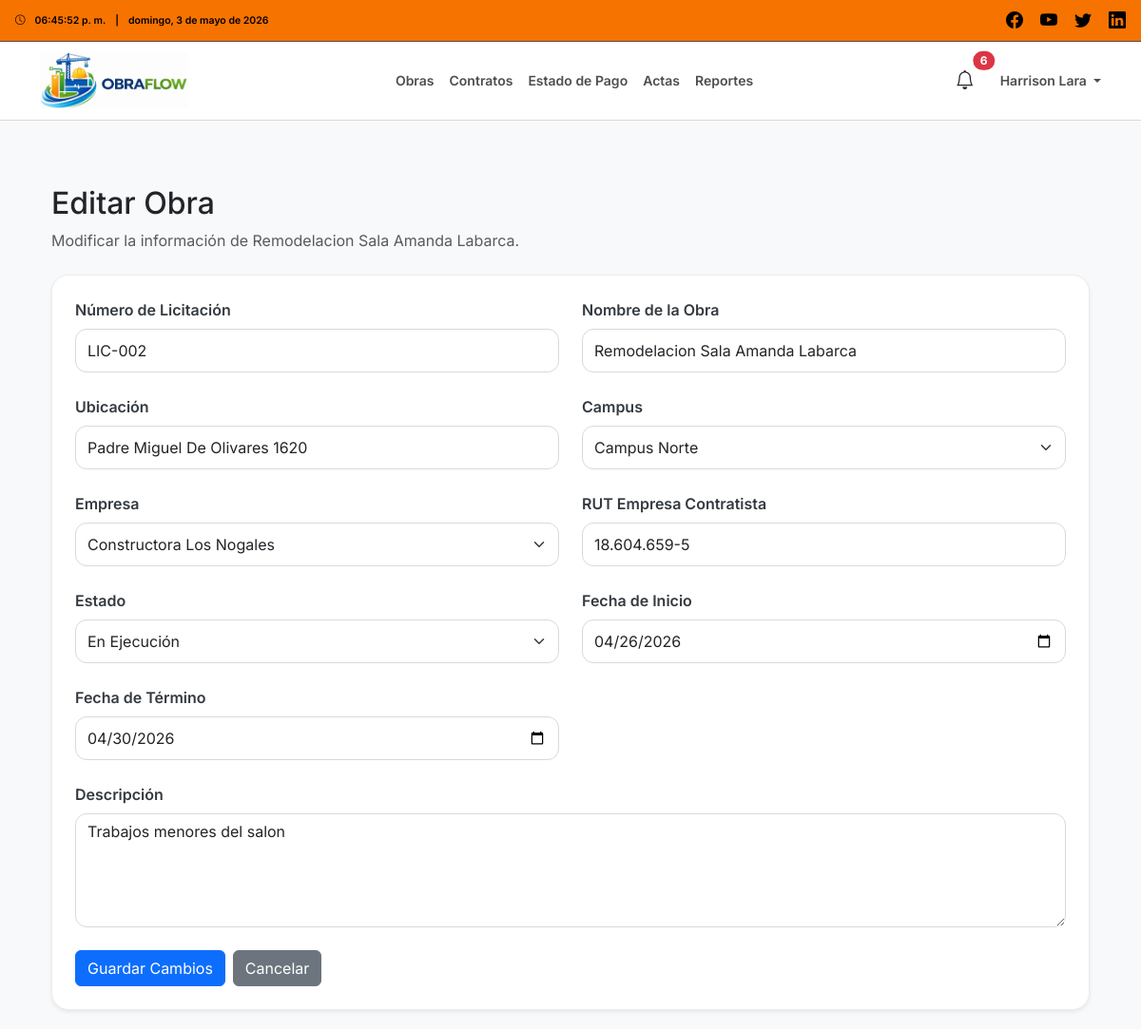
/obras/2/editar/ (signed in), run on the app's committed database.
### users/models.py (models this page shows, shortened)
class User(AbstractUser):
    class Roles(models.TextChoices):
        ADMIN = 'ADMIN', 'Administrador'
        INSPECTOR = 'INSPECTOR', 'Inspector'
        CONTRATISTA = 'CONTRATISTA', 'Empresa Contratista'
    role = models.CharField(
        max_length=20,
        choices=Roles.choices,
        default=Roles.CONTRATISTA
    )

### obras/models.py (models this page shows, shortened)
class Obra(models.Model):
    rut_validator = RegexValidator(
        regex=r'^\d{1,2}\.\d{3}\.\d{3}-[\dkK]$',
        message='El RUT debe tener el formato xx.xxx.xxx-x'
    )
    codigo = models.CharField(max_length=50, unique=True)
    nombre = models.CharField(max_length=200)
    descripcion = models.TextField(blank=True, null=True)
    ubicacion = models.CharField(max_length=255)
    CAMPUS_CHOICES = [
        ('CAMPUS_1', 'Campus Central'),
        ('CAMPUS_2', 'Campus Norte'),
        ('CAMPUS_3', 'Campus Sur'),
        ('CAMPUS_4', 'Campus Poniente'),
    ]
    campus = models.CharField(max_length=20, choices=CAMPUS_CHOICES)
    inspector = models.ForeignKey(
        settings.AUTH_USER_MODEL,
        on_delete=models.CASCADE,
        related_name='obras_como_inspector'
    )
    empresa = models.ForeignKey(
        settings.AUTH_USER_MODEL,
        on_delete=models.CASCADE,
        related_name='obras_como_empresa'
    )
    rut_empresa = models.CharField(
        max_length=12,
        validators=[rut_validator],
        blank=True,
        null=True
    )
    fecha_inicio = models.DateField()
    fecha_termino = models.DateField(blank=True, null=True)
    fecha_creacion = models.DateTimeField(auto_now_add=True)
    ESTADO_CHOICES = [
        ('PLANIFICACION', 'Planificación'),
        ('EN_PROCESO', 'En Ejecución'),
        ('FINALIZADA', 'Finalizada'),
    ]
    estado = models.CharField(
        max_length=20,
        choices=ESTADO_CHOICES,
        default='PLANIFICACION'
    )
    class Meta:
        verbose_name = 'Obra'
        verbose_name_plural = 'Obras'
        ordering = ['-fecha_creacion']

### core/views.py (the view)
# urls.py: path('obras/<int:obra_id>/editar/', obras_editar, name='obras_editar'),
@login_required(login_url='login')
def obras_editar(request, obra_id):
    if request.user.role != 'INSPECTOR':
        return HttpResponseForbidden('No tienes permiso para editar obras.')
    obra = get_object_or_404(Obra, id=obra_id, inspector=request.user)
    if request.method == 'POST':
        form = ObraForm(request.POST, instance=obra)
        if form.is_valid():
            form.save()
            messages.success(request, 'Obra actualizada correctamente.')
            return redirect('obras_detalle', obra_id=obra.id)
    else:
        form = ObraForm(instance=obra)
    return render(request, 'obras/editar.html', {'form': form, 'obra': obra})

### core/context_processors.py (called while the page is built)
def nombre_usuario(usuario):
    if not usuario:
        return ""
    nombre = f"{getattr(usuario, 'first_name', '')} {getattr(usuario, 'last_name', '')}".strip()
    if nombre:
        return nombre
    return getattr(usuario, 'username', '') or ""

### obras/forms.py (called while the page is built)
    def label_from_instance(self, obj):
        nombre_completo = f"{obj.first_name} {obj.last_name}".strip()
        if nombre_completo:
            return nombre_completo
        return obj.username

### trabajadores/models.py (called while the page is built)
    @property
    def documentos_completos(self):
        return hasattr(self, 'documentos') and all([
            self.documentos.carnet_identidad,
            self.documentos.certificado_antecedentes,
            self.documentos.contrato_trabajo,
        ])

### templates/obras/editar.html (shortened to what this page needs)
{% extends 'base.html' %}
{% load static %}
{% block content %}
<div class="container mt-4">
    <div class="mb-4">
        <h2>Editar Obra</h2>
        <p class="text-muted mb-0">Modificar la información de {{ obra.nombre }}.</p>
    </div>
    <div class="card shadow-sm obra-form-card">
        <div class="card-body p-4">
            <form method="POST"
                  class="form-confirmacion-modal"
                  data-modal-titulo="Guardar cambios"
                  data-modal-mensaje="¿Estás seguro de guardar los cambios realizados en esta obra?">
                <div class="row g-4">
                    <div class="col-md-6">
                        <label class="form-label obra-form-label" for="{{ form.codigo.id_for_label }}">Número de Licitación</label>
                        {{ form.codigo }}
                    </div>
                    <div class="col-md-6">
                        <label class="form-label obra-form-label" for="{{ form.nombre.id_for_label }}">Nombre de la Obra</label>
                        {{ form.nombre }}
                    </div>
                    <div class="col-md-6">
                        <label class="form-label obra-form-label" for="{{ form.ubicacion.id_for_label }}">Ubicación</label>
                        {{ form.ubicacion }}
                    </div>
                    <div class="col-md-6">
                        <label class="form-label obra-form-label" for="{{ form.campus.id_for_label }}">Campus</label>
                        {{ form.campus }}
                    </div>
                    <div class="col-md-6">
                        <label class="form-label obra-form-label" for="{{ form.empresa.id_for_label }}">Empresa</label>
                        {{ form.empresa }}
                    </div>
                    <div class="col-md-6">
                        <label class="form-label obra-form-label">RUT Empresa Contratista</label>
                        {{ form.rut_empresa }}
                    </div>
                    <div class="col-md-6">
                        <label class="form-label obra-form-label" for="{{ form.estado.id_for_label }}">Estado</label>
                        {{ form.estado }}
                    </div>
                    <div class="col-md-6">
                        <label class="form-label obra-form-label" for="{{ form.fecha_inicio.id_for_label }}">Fecha de Inicio</label>
                        {{ form.fecha_inicio }}
                    </div>
                    <div class="col-md-6">
                        <label class="form-label obra-form-label" for="{{ form.fecha_termino.id_for_label }}">Fecha de Término</label>
                        {{ form.fecha_termino }}
                    </div>
                    <div class="col-12">
                        <label class="form-label obra-form-label" for="{{ form.descripcion.id_for_label }}">Descripción</label>
                        {{ form.descripcion }}
                    </div>
                </div>
                <div class="mt-4 d-flex gap-2 flex-wrap">
                    <button type="submit" class="btn btn-primary">Guardar Cambios</button>
                    <a href="{% url 'obras_detalle' obra.id %}" class="btn btn-secondary">Cancelar</a>
                </div>
            </form>
        </div>
    </div>
</div>
{% endblock %}

### templates/partials/navbar_inspector.html (shortened to what this page needs)
{% load static %}
<div class="top-bar-inspector d-flex justify-content-between align-items-center px-3">
    <div class="hora-info d-flex align-items-center flex-nowrap small">
        <i class="bi bi-clock me-2"></i>
        <span id="topbarClockInspector" class="me-2">--:--:--</span>
        <span class="me-2">|</span>
        <span id="topbarDateInspector" class="text-truncate">--</span>
    </div>
    <div class="social-icons">
        <a href="#"><i class="bi bi-facebook"></i></a>
        <a href="#"><i class="bi bi-youtube"></i></a>
        <a href="#"><i class="bi bi-twitter"></i></a>
        <a href="#"><i class="bi bi-linkedin"></i></a>
    </div>
</div>
<nav class="navbar navbar-expand-lg navbar-light navbar-inspector">
    <div class="container">
        <a class="navbar-brand d-flex align-items-center" href="{% url 'dashboard_inspector' %}">
            <img src="{% static 'images/logo_navbar.jpeg' %}" alt="OBRAFLOW" class="logo">
        </a>
        <div class="collapse navbar-collapse" id="navbarNavInspector">
            <ul class="navbar-nav mx-auto">
                <li class="nav-item"><a class="nav-link" href="{% url 'obras' %}">Obras</a></li>
                <li class="nav-item"><a class="nav-link" href="{% url 'contratos' %}">Contratos</a></li>
                <li class="nav-item"><a class="nav-link" href="{% url 'edp' %}">Estado de Pago</a></li>
                <li class="nav-item"><a class="nav-link" href="{% url 'actas' %}">Actas</a></li>
                <li class="nav-item"><a class="nav-link" href="{% url 'reportes_index' %}">Reportes</a></li>
            </ul>
            <div class="nav-icons d-flex align-items-center gap-3">
                <button class="btn btn-link nav-alert-btn position-relative"
                        type="button"
                        data-bs-toggle="offcanvas"
                        data-bs-target="#offcanvasAlertasInspector">
                    <i class="bi bi-bell fs-5"></i>
                    {% if nav_total_alertas > 0 %}
                    <span class="position-absolute top-0 start-100 translate-middle badge rounded-pill bg-danger">
                        {{ nav_total_alertas }}
                    </span>
                    {% endif %}
                </button>
                <div class="dropdown">
                    <a class="nav-link dropdown-toggle"
                       href="#"
                       role="button"
                       data-bs-toggle="dropdown"
                       aria-expanded="false">
                        {% if request.user.first_name %}
                            {{ request.user.first_name }} {{ request.user.last_name }}
                        {% else %}
                            {{ request.user.username }}
                        {% endif %}
                    </a>
                </div>
            </div>
        </div>
    </div>
</nav>

### static/css/styles.css (style rules this page uses)
body { font-family: 'Inter', sans-serif; background-color: #f8f9fa; margin: 0; padding: 0; }
.top-bar-inspector { background-color: #f77300; color: black; font-size: 12px; font-weight: 600; padding: 8px 15px; }
.top-bar-inspector .hora-info, .top-bar-empresa .hora-info { display: flex; align-items: center; gap: 2px; }
.top-bar-inspector .social-icons a, .top-bar-empresa .social-icons a { color: black; font-size: 18px; margin-left: 15px; text-decoration: none; transition: color 0.2s ease-in-out; }
.navbar-inspector { background-color: #ffffff; border-top: 1px solid #4e4e4e; border-bottom: 1px solid #d9d9d9; min-height: 70px; padding-top: 6px; padding-bottom: 6px; }
.logo { height: 100%; max-height: 60px; width: auto; object-fit: contain; display: block; }
.navbar-inspector .nav-link { color: #4e4e4e; font-weight: 600; font-size: 14px; transition: color 0.2s ease-in-out; white-space: nowrap; }
.nav-icons { display: flex; align-items: center; gap: 20px; }
.obra-form-card { border: 1px solid #ececec; border-radius: 18px; }
.obra-form-label { font-weight: 600; color: #343a40; margin-bottom: 8px; }
.obra-form-card input, .obra-form-card select, .obra-form-card textarea { border-radius: 12px; border: 1px solid #d9d9d9; min-height: 46px; box-shadow: none; }
.obra-form-card textarea { min-height: 120px; resize: vertical; }
.obra-form-card input, .obra-form-card select { border-radius: 12px; border: 1px solid #d9d9d9; min-height: 46px; box-shadow: none; }
.nav-alert-btn { color: #212529; text-decoration: none; padding: 6px 10px; }

### data on the page
User: user.first_name "Harrison", user.last_name "Lara"
Obra: nombre "Remodelacion Sala Amanda Labarca", codigo "LIC-002", ubicacion "Padre Miguel De Olivares 1620", campus "Campus Norte", empresa "Constructora Los Nogales", rut_empresa "18.604.659-5", estado "En Ejecución", fecha_inicio "04/26/2026", fecha_termino "04/30/2026", descripcion "Trabajos menores del salon"

### other printed values
{{ nav_total_alertas }} "6"
